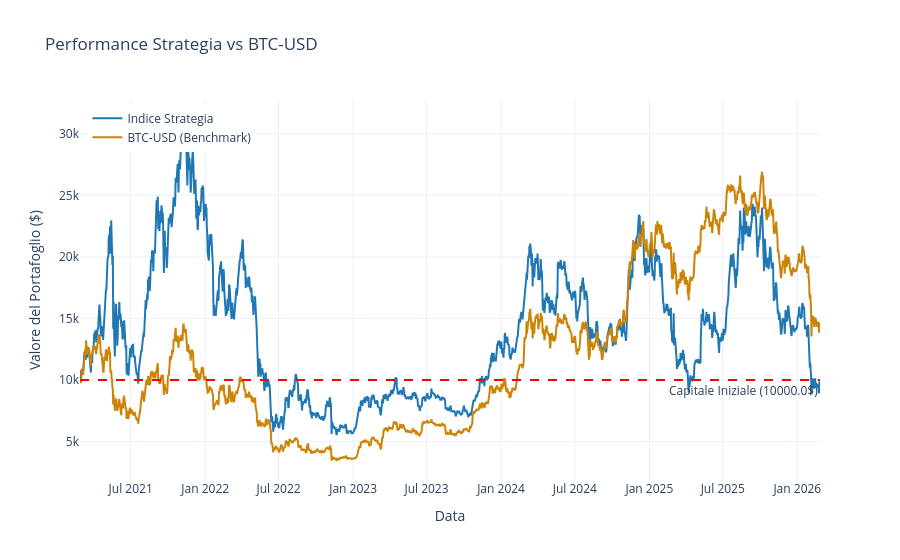

The code cell stored with this chart in its notebook:
### Code cell
# 1. Inizializziamo la strategia figlia con un capitale di partenza
strategy = RebalancedMarketCapStrategy(initial_value=10000.0)

# 2. Importiamo i dati utilizzando il caching
# use_cache=True: carica dalla cache se disponibile, altrimenti scarica e salva
# refresh_cache=False: usa la cache esistente (False di default)
strategy.import_data(assets=dati_caricati['tech'], timeframe="5y", use_cache=True, refresh_cache=False)

# 3. Eseguiamo il backtest (es. ribilanciamento ogni 30 giorni)
strategy.run_strategy(rebalance_freq_days=30)

# 4. Calcoliamo e stampiamo le statistiche
print("\n--- Statistiche di Performance ---")
stats_df = strategy.calculate_stats()
print(stats_df)

# 5. Mostriamo il grafico
strategy.plot_results()

### Figure 1 — Plotly figure (JSON) as saved in the notebook; plotly's stock layout.template omitted (floating-point values rounded to 4 significant figures; data arrays with more than 128 entries replaced by an {"elided": "..."} marker saying what was removed)
{"data": [{"line": {"color": "#1f77b4", "width": 2}, "mode": "lines", "name": "Indice Strategia", "type": "scatter", "x": {"elided": "1827 str values"}, "y": {"elided": "1827 float values"}}, {"line": {"color": "#cc8306", "width": 2}, "mode": "lines", "name": "BTC-USD (Benchmark)", "type": "scatter", "x": {"elided": "1827 str values"}, "y": {"elided": "1827 float values"}}], "layout": {"annotations": [{"showarrow": false, "text": "Capitale Iniziale (10000.0$)", "x": 1, "xanchor": "right", "xref": "x domain", "y": 10000, "yanchor": "top", "yref": "y"}], "hovermode": "x unified", "legend": {"x": 0.01, "xanchor": "left", "y": 0.99, "yanchor": "top"}, "shapes": [{"line": {"color": "red", "dash": "dash"}, "type": "line", "x0": 0, "x1": 1, "xref": "x domain", "y0": 10000, "y1": 10000, "yref": "y"}], "title": {"text": "Performance Strategia vs BTC-USD"}, "xaxis": {"title": {"text": "Data"}}, "yaxis": {"title": {"text": "Valore del Portafoglio ($)"}}}}
